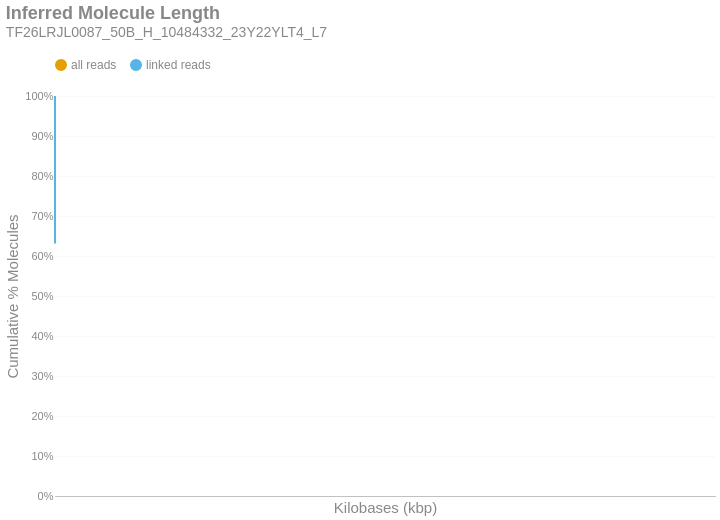

The cell this chart's notebook holds for it:
### Markdown cell above
### Inferred Molecule Length
This is the cumulative frequency distribution of molecule lengths inferred from the first and last alignment positions along a contig for all alignments associated with a single linked-read barcode on a given contig.There are two distributions: one with `all` the alignments (yellow) and another with only `linked reads` (blue). The percent of molecules in the `linked reads` distribution is relative to the total number of linked molecules.

### Code cell
if SKIPLR:
    print_html(f"Skipped")
else:
    binned_df = consolidated_hist(valids['length_inferred']/1000, mask, 10, True)
    binned_df = binned_df.with_columns(
        pl.when(pl.col('bin').cast(pl.Utf8) == '0').then(pl.lit('1')).otherwise(pl.col('bin').cast(pl.Utf8)).alias('bin')
    )
    with SafeRender(binned_df):
        (
            density_plot(binned_df, 'Inferred Molecule Length', samplename, 'inferredlen')
            .transform_calculate(bin_kb='datum.bin / 1000')
            .encode(
                x=alt.X('bin_kb:Q', title="Kilobases (kbp)").scale(type='log', padding=0).axis(labelAngle=-40),
                y=alt.Y('value:Q', title='Cumulative % Molecules')
                    .axis(format='%')
                    .stack(False)
                    .scale(domainMin=0, domainMax=1,padding=0),
                color=alt.Color("key:N").scale(domain = ["all reads", "linked reads"]),
                tooltip = [
                    alt.Tooltip("key:N", title = "Data Type"),
                    alt.Tooltip("range_label:N", title="Kilobases"),
                    alt.Tooltip("value:Q", format = ".2%", title="% Molecules (Cum.)")
                ]
            )
        ).display()

### Figure 1 — Vega-Lite specification as saved in the notebook (floating-point values rounded to 4 significant figures)
{"width": "container", "height": 400, "config": {"title": {"anchor": "start", "dy": -15, "fontSize": 18, "color": "#888888", "subtitleColor": "#888888", "subtitleFontSize": 14}, "arc": {"fill": "#0072B2"}, "axis": {"domainColor": "#888888", "domainWidth": 0.5, "gridWidth": 0.2, "grid": false, "titleFontWeight": 400, "titleFontSize": 15, "labelFontSize": 11, "labelColor": "#888888", "tickColor": "#888888", "tickWidth": 0.2, "titleColor": "#888888"}, "axisBand": {"grid": false}, "axisX": {"grid": true, "tickSize": 10, "domainCap": "round"}, "axisY": {"domain": false, "grid": true, "tickSize": 0, "domainCap": "round"}, "background": "transparent", "header": {"labelFontSize": 15, "labelColor": "#888888", "titleFontSize": 15, "titleFontWeight": 600, "titleColor": "#888888"}, "legend": {"labelFont": "sans-serif", "labelFontSize": 12, "labelColor": "#888888", "symbolSize": 100, "symbolType": "circle", "titleFontSize": 12, "titlePadding": 10, "titleColor": "#888888", "title": null, "orient": "top"}, "range": {"category": ["#E69F00", "#56B4E9", "#009E73", "#F0E442", "#0072B2", "#D55E00", "#CC79A7", "#000000"], "diverging": ["#cfe8f3", "#a2d4ec", "#73bfe2", "#46abdb", "#1696d2", "#12719e"]}, "area": {"fill": "#0072B2", "fillOpacity": 0.7, "line": true, "strokeOpacity": 0.7}, "line": {"color": "#0072B2", "stroke": "#0072B2", "strokeWidth": 2}, "trail": {"color": "#0072B2", "stroke": "#0072B2", "strokeWidth": 0, "size": 1}, "point": {"filled": true, "fillOpacity": 1.0, "size": 95}, "text": {"color": "#888888", "fontSize": 11, "align": "right", "fontWeight": 400, "size": 11}, "bar": {"fill": "#0072B2", "stroke": null}, "view": {"stroke": null, "continuousWidth": 660, "continuousHeight": 400}}, "data": {"name": "data-51304d70e9ea14db56fc957c03451b2f"}, "mark": {"type": "line", "interpolate": "monotone", "point": {"opacity": 0, "size": 275}}, "encoding": {"color": {"field": "key", "scale": {"domain": ["all reads", "linked reads"]}, "type": "nominal"}, "tooltip": [{"field": "key", "title": "Data Type", "type": "nominal"}, {"field": "range_label", "title": "Kilobases", "type": "nominal"}, {"field": "value", "format": ".2%", "title": "% Molecules (Cum.)", "type": "quantitative"}], "x": {"axis": {"labelAngle": -40}, "field": "bin_kb", "scale": {"type": "log", "padding": 0}, "title": "Kilobases (kbp)", "type": "quantitative"}, "y": {"axis": {"format": "%"}, "field": "value", "scale": {"domainMin": 0, "domainMax": 1, "padding": 0}, "stack": false, "title": "Cumulative % Molecules", "type": "quantitative"}}, "params": [{"name": "param_c36ac31b6afebe62", "select": {"type": "point", "fields": ["key"]}, "bind": "legend"}], "title": {"text": "Inferred Molecule Length", "subtitle": "TF26LRJL0087_50B_H_10484332_23Y22YLT4_L7"}, "transform": [{"fold": ["all reads (cumsum)", "linked reads (cumsum)"]}, {"calculate": "replace(datum.key, ' (cumsum)', '')", "as": "key"}, {"filter": {"param": "param_c36ac31b6afebe62"}}, {"calculate": "datum.bin / 1000", "as": "bin_kb"}], "usermeta": {"embedOptions": {"downloadFileName": "TF26LRJL0087_50B_H_10484332_23Y22YLT4_L7.inferredlen"}}, "$schema": "https://vega.github.io/schema/vega-lite/v6.4.1.json", "datasets": {"data-51304d70e9ea14db56fc957c03451b2f": [{"bin": "0.0", "interval": "0.0-10.0", "all reads": 0.8641, "linked reads": 0.6312, "all reads (cumsum)": 0.8641, "linked reads (cumsum)": 0.6312, "range_label": "0-9"}, {"bin": "10.0", "interval": "10.0-20.0", "all reads": 0.08821, "linked reads": 0.2392, "all reads (cumsum)": 0.9523, "linked reads (cumsum)": 0.8704, "range_label": "10-19"}, {"bin": "20.0", "interval": "20.0-30.0", "all reads": 0.03161, "linked reads": 0.08606, "all reads (cumsum)": 0.9839, "linked reads (cumsum)": 0.9564, "range_label": "20-29"}, {"bin": "30.0", "interval": "30.0-40.0", "all reads": 0.01065, "linked reads": 0.0289, "all reads (cumsum)": 0.9946, "linked reads (cumsum)": 0.9853, "range_label": "30-39"}, {"bin": "40.0", "interval": "40.0-50.0", "all reads": 0.003812, "linked reads": 0.01028, "all reads (cumsum)": 0.9984, "linked reads (cumsum)": 0.9956, "range_label": "40-49"}, {"bin": "50.0", "interval": "50.0-60.0", "all reads": 0.001112, "linked reads": 0.003061, "all reads (cumsum)": 0.9995, "linked reads (cumsum)": 0.9987, "range_label": "50-59"}, {"bin": "60.0", "interval": "60.0-70.0", "all reads": 0.0003258, "linked reads": 0.0008987, "all reads (cumsum)": 0.9998, "linked reads (cumsum)": 0.9996, "range_label": "60-69"}, {"bin": "70.0", "interval": "70.0-80.0", "all reads": 0.0001019, "linked reads": 0.0002815, "all reads (cumsum)": 0.9999, "linked reads (cumsum)": 0.9998, "range_label": "70-79"}, {"bin": "80.0", "interval": "80.0-90.0", "all reads": 3.656e-05, "linked reads": 0.0001009, "all reads (cumsum)": 1.0, "linked reads (cumsum)": 0.9999, "range_label": "80-89"}, {"bin": "90.0", "interval": "90.0-100.0", "all reads": 1.33e-05, "linked reads": 3.679e-05, "all reads (cumsum)": 1.0, "linked reads (cumsum)": 1.0, "range_label": "90-99"}, {"bin": "100.0", "interval": "100.0-110.0", "all reads": 4.029e-06, "linked reads": 1.115e-05, "all reads (cumsum)": 1.0, "linked reads (cumsum)": 1.0, "range_label": "100-109"}, {"bin": "110.0", "interval": "110.0-120.0", "all reads": 1.712e-06, "linked reads": 4.739e-06, "all reads (cumsum)": 1.0, "linked reads (cumsum)": 1.0, "range_label": "110-119"}, {"bin": "120.0", "interval": "120.0-130.0", "all reads": 5.036e-07, "linked reads": 1.394e-06, "all reads (cumsum)": 1.0, "linked reads (cumsum)": 1.0, "range_label": "120-129"}, {"bin": "130.0", "interval": "130.0-140.0", "all reads": 2.015e-07, "linked reads": 5.575e-07, "all reads (cumsum)": 1.0, "linked reads (cumsum)": 1.0, "range_label": "130-139"}, {"bin": "140.0", "interval": "140.0-150.0", "all reads": 0.0, "linked reads": 0.0, "all reads (cumsum)": 1.0, "linked reads (cumsum)": 1.0, "range_label": "140-149"}, {"bin": "150.0", "interval": "150.0-160.0", "all reads": 2.015e-07, "linked reads": 5.575e-07, "all reads (cumsum)": 1.0, "linked reads (cumsum)": 1.0, "range_label": "150-159"}]}}
